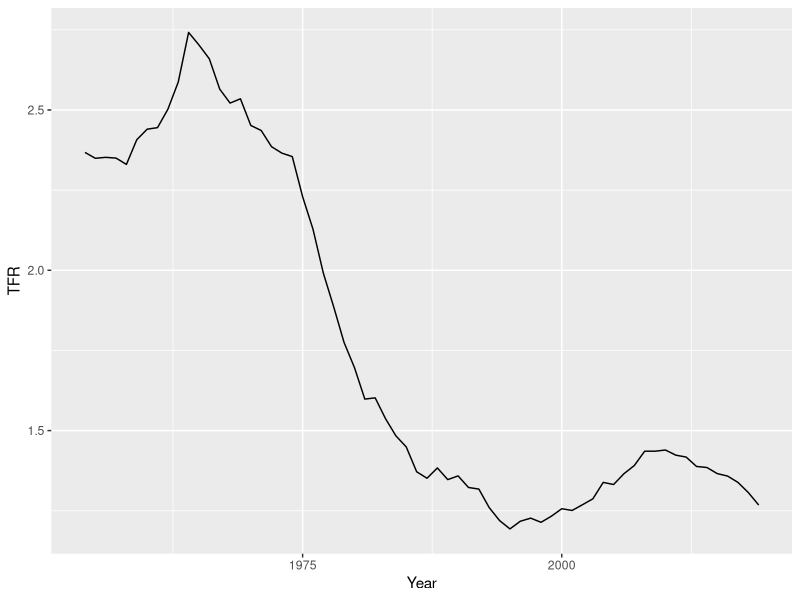
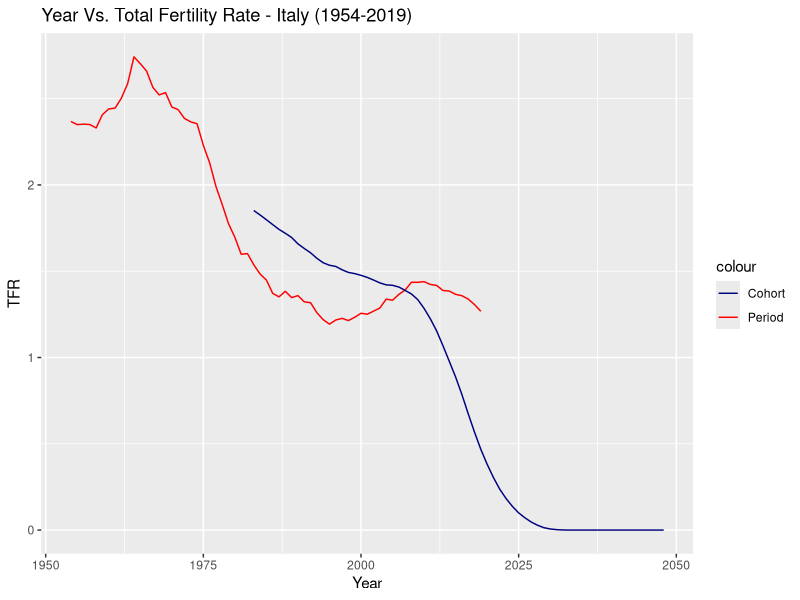

Source code (R) for these figures, in order:

## R tutorial 3 - Fertility
## student's version
## DEMO2002 - Population dynamics
## 17-Mar-2021

#### good practice is to load the package first ####

library(ggplot2)

#### data preparation ####

# complete by yourself
Mx<-read.table("ITAasfrRR.txt", header = TRUE, skip = 2) 

# complete by yourself
Mx$Age[Mx$Age=="12-"] <- "12"
  # complete by yourself
Mx$Age[Mx$Age=="55+"] <- "55"
  
Mx$Age <- as.numeric(Mx$Age)

#### calculate TFR for any given year ####

i <- 2019

Mx2019 <- Mx[Mx$Year==i, ]

TFR2019 <- 0

# complete by yourself, how to calculate TFR?
TFR2019 <- sum(Mx2019$ASFR)

#### loop to calculate TFR ####

Year <- unique(Mx$Year) 

TFR <- c()

for(i in Year){
  Fx <- Mx[Mx$Year==i,] 
  #Again how to calculate TFR?
  tfr <- sum(Fx$ASFR)
  TFR <- c(TFR,tfr)
}

TFR <- data.frame(Year=Year,TFR=TFR)

# For the TFR we just created

# add the x and y axis yourself
ggplot(TFR,aes(x=Year,y=TFR))+geom_line()

#### Period & Cohort Comparison ####

Mx2<-read.table("ITAasfrVV.txt", skip = 2, header = T)

# you can do this!
Mx2$ARDY[Mx2$ARDY=="12-"] <- "12"
  Mx2$ARDY[Mx2$ARDY=="55+"] <- "55"
  Mx2$ARDY <- as.numeric(Mx2$ARDY)

# make the birth year of the cohort numeric
Mx2$Cohort <- gsub("[+]","",Mx2$Cohort)
Mx2$Cohort <- gsub("[-]","",Mx2$Cohort)

Mx2$Cohort <- as.numeric(Mx2$Cohort)

#### We are gonna look at the Cohort TFR ####

Year2 <- 1954:2019

CTFR <- c()
MAC <- c()

for (i in Year2) {
  Fx <- Mx2[Mx2$Cohort==i,]
  #again how to calculate TFR?
  ctfr<- sum(Fx$ASFR)
  CTFR <- c(CTFR,ctfr)
  
  mac <- sum((Fx$ARDY + 0.5) * Fx$ASFR) / sum(Fx$ASFR)
  print(mac)
  MAC <- c(MAC, mac)
}

CTFR <- data.frame(Year=1954:2019,CTFR=CTFR, MAC=MAC)

#### Plotting time! ####

ggplot(TFR,aes(x=Year,y=TFR,color="Period"))+
  geom_line()+
  # we have two data so we need to add a new data to plot. 
  geom_line(CTFR,mapping=aes(x=Year + 29,y=CTFR,color="Cohort"))+
  scale_color_manual(values = c("navy","red", "green")) + 
  ggtitle("Year Vs. Total Fertility Rate - Italy (1954-2019)")

